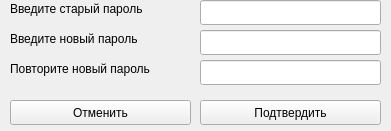
   <widget class="QWidget" name="widget_7" native="true">
    <property name="geometry">
     <rect>
      <x>410</x>
      <y>560</y>
      <width>391</width>
      <height>131</height>
     </rect>
    </property>
    <property name="autoFillBackground">
     <bool>true</bool>
    </property>
    <widget class="QPushButton" name="pushButton_22">
     <property name="geometry">
      <rect>
       <x>200</x>
       <y>100</y>
       <width>181</width>
       <height>25</height>
      </rect>
     </property>
     <property name="cursor">
      <cursorShape>PointingHandCursor</cursorShape>
     </property>
     <property name="text">
      <string>Подтвердить</string>
     </property>
    </widget>
    <widget class="QLineEdit" name="lineEdit_22">
     <property name="geometry">
      <rect>
       <x>200</x>
       <y>30</y>
       <width>181</width>
       <height>25</height>
      </rect>
     </property>
    </widget>
    <widget class="QLineEdit" name="lineEdit_23">
     <property name="geometry">
      <rect>
       <x>200</x>
       <y>60</y>
       <width>181</width>
       <height>25</height>
      </rect>
     </property>
    </widget>
    <widget class="QLabel" name="label_48">
     <property name="geometry">
      <rect>
       <x>10</x>
       <y>0</y>
       <width>181</width>
       <height>17</height>
      </rect>
     </property>
     <property name="text">
      <string>Введите старый пароль</string>
     </property>
    </widget>
    <widget class="QLabel" name="label_49">
     <property name="geometry">
      <rect>
       <x>10</x>
       <y>30</y>
       <width>171</width>
       <height>17</height>
      </rect>
     </property>
     <property name="text">
      <string>Введите новый пароль</string>
     </property>
    </widget>
    <widget class="QPushButton" name="pushButton_23">
     <property name="geometry">
      <rect>
       <x>10</x>
       <y>100</y>
       <width>181</width>
       <height>25</height>
      </rect>
     </property>
     <property name="cursor">
      <cursorShape>PointingHandCursor</cursorShape>
     </property>
     <property name="text">
      <string>Отменить</string>
     </property>
    </widget>
    <widget class="QLineEdit" name="lineEdit_24">
     <property name="geometry">
      <rect>
       <x>200</x>
       <y>0</y>
       <width>181</width>
       <height>25</height>
      </rect>
     </property>
    </widget>
    <widget class="QLabel" name="label_50">
     <property name="geometry">
      <rect>
       <x>10</x>
       <y>60</y>
       <width>191</width>
       <height>17</height>
      </rect>
     </property>
     <property name="text">
      <string>Повторите новый пароль</string>
     </property>
    </widget>
   </widget>
